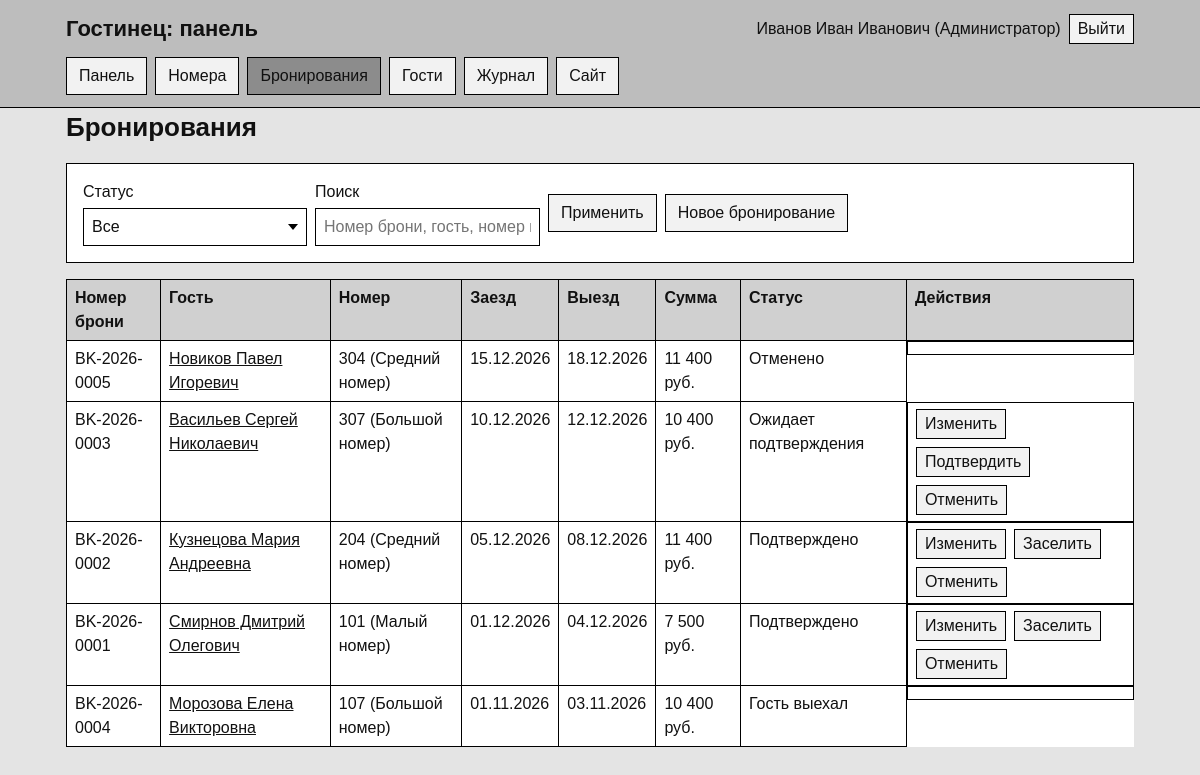
The app's page /admin/?page=bookings (signed in) with its own data.
### tables this page shows
CREATE TABLE bookings (
    id BIGINT AUTO_INCREMENT PRIMARY KEY,
    booking_number VARCHAR(30) NOT NULL UNIQUE,

    guest_id BIGINT NOT NULL,
    room_id INT DEFAULT NULL,
    category_id INT NOT NULL,

    check_in DATE NOT NULL,
    check_out DATE NOT NULL,

    price_per_night DECIMAL(10,2) NOT NULL,
    total_price DECIMAL(10,2) NOT NULL,

    status_code VARCHAR(30) NOT NULL,

    created_by INT DEFAULT NULL,
    created_at TIMESTAMP DEFAULT CURRENT_TIMESTAMP,
updated_at TIMESTAMP DEFAULT CURRENT_TIMESTAMP
        ON UPDATE CURRENT_TIMESTAMP,

    CONSTRAINT fk_bookings_guest
        FOREIGN KEY (guest_id)
        REFERENCES guests(id)
        ON DELETE RESTRICT,

    CONSTRAINT fk_bookings_room
        FOREIGN KEY (room_id)
        REFERENCES rooms(id)
        ON DELETE RESTRICT,

    CONSTRAINT fk_bookings_category
        FOREIGN KEY (category_id)
        REFERENCES room_categories(id)
        ON DELETE RESTRICT,

    CONSTRAINT fk_bookings_status
        FOREIGN KEY (status_code)
        REFERENCES booking_statuses(code)
        ON DELETE RESTRICT,

    CONSTRAINT fk_bookings_user
        FOREIGN KEY (created_by)
        REFERENCES users(id)
        ON DELETE SET NULL,

    CONSTRAINT chk_booking_dates
        CHECK (check_out > check_in),

    CONSTRAINT chk_booking_prices
        CHECK (
            price_per_night > 0
            AND total_price >= 0
        ),

    INDEX idx_bookings_guest (guest_id),
    INDEX idx_bookings_room (room_id),
    INDEX idx_bookings_dates (check_in, check_out),
    INDEX idx_bookings_status (status_code)
);

CREATE TABLE guests (
    id BIGINT AUTO_INCREMENT PRIMARY KEY,
    full_name VARCHAR(150) NOT NULL,
    phone VARCHAR(30) NOT NULL,
    email VARCHAR(150),
    created_at TIMESTAMP DEFAULT CURRENT_TIMESTAMP,

    INDEX idx_guests_name (full_name),
    INDEX idx_guests_phone (phone)
);

CREATE TABLE rooms (
    id INT AUTO_INCREMENT PRIMARY KEY,
    room_number VARCHAR(10) NOT NULL UNIQUE,
    floor_id INT NOT NULL,
    category_id INT NOT NULL,
    status_code VARCHAR(30) NOT NULL,
    description TEXT,

    CONSTRAINT fk_rooms_floor
        FOREIGN KEY (floor_id)
        REFERENCES floors(id)
        ON DELETE RESTRICT,

    CONSTRAINT fk_rooms_category
        FOREIGN KEY (category_id)
        REFERENCES room_categories(id)
        ON DELETE RESTRICT,

    CONSTRAINT fk_rooms_status
        FOREIGN KEY (status_code)
        REFERENCES room_statuses(code)
        ON DELETE RESTRICT,

    INDEX idx_rooms_floor (floor_id),
    INDEX idx_rooms_category (category_id),
    INDEX idx_rooms_status (status_code)
);

CREATE TABLE room_categories (
    id INT AUTO_INCREMENT PRIMARY KEY,
    code VARCHAR(20) NOT NULL UNIQUE,
    name VARCHAR(100) NOT NULL,
    description TEXT,
    capacity TINYINT NOT NULL,
    CONSTRAINT chk_capacity CHECK (capacity > 0)
);

CREATE TABLE booking_statuses (
    code VARCHAR(30) PRIMARY KEY,
    name VARCHAR(100) NOT NULL
);

### app/Helpers/View.php (called while the page is built, shortened)
<?php
class View
{
    public static function render(string $view, array $data = [], string $layout = 'public'): void
    {
        extract($data);
        require BASE_PATH . '/views/' . $view . '.php';
    }
}

### app/Controllers/Controller.php (called while the page is built, shortened)
<?php
abstract class Controller
{
    protected array $user;
    public function __construct(array $user = [])
    {
        $this->user = $user;
    }
    protected function view(string $name, array $data = [], string $layout = 'admin'): void
    {
        View::render($name, $data + ['user' => $this->user], $layout);
    }
}

### app/Controllers/BookingController.php (called while the page is built, shortened)
<?php
class BookingController extends Controller
{
    public function index(): void
    {
        $statuses = Booking::statuses();
        $selected = query('status');
        if (!in_array($selected, array_column($statuses, 'code'), true)) {
            $selected = '';
        }
        $this->view('admin/bookings', [
            'title' => 'Бронирования',
            'bookings' => Booking::search($selected),
            'statuses' => $statuses,
            'selected' => $selected,
        ]);
    }
}

### public/admin/index.php (called while the page is built, shortened)
<?php
$user = AuthMiddleware::user();
$staff = ['administrator', 'manager'];
$manager = ['manager'];
$routes = [
    'dashboard' => ['DashboardController', 'index', []],
    'rooms' => ['RoomController', 'index', []],
    'room_status' => ['RoomController', 'status', []],
    'bookings' => ['BookingController', 'index', $staff],
    'booking_new' => ['BookingController', 'create', $staff],
    'booking_edit' => ['BookingController', 'edit', $staff],
    'booking_action' => ['BookingController', 'action', $staff],
    'guests' => ['GuestController', 'index', $staff],
    'guest' => ['GuestController', 'show', $staff],
    'tariffs' => ['TariffController', 'index', $manager],
    'tariff_update' => ['TariffController', 'update', $manager],
    'employees' => ['EmployeeController', 'index', $manager],
    'employee_toggle' => ['EmployeeController', 'toggle', $manager],
    'audit' => ['AuditController', 'index', $staff],
];
$page = query('page') ?: 'dashboard';
[$class, $method, $roles] = $routes[$page];
(new $class($user))->$method();

### app/Helpers/BDHelper.php (called while the page is built, shortened)
<?php
class BDHelper
{
    private static ?PDO $connection = null;
    public static function getConnection(): PDO
    {
        if (self::$connection === null) {
            $config = require BASE_PATH . '/config/database.php';
            $dsn = "mysql:host={$config['host']};port={$config['port']};dbname={$config['name']};charset=utf8mb4";
            self::$connection = new PDO($dsn, $config['user'], $config['pass'], [
                PDO::ATTR_ERRMODE => PDO::ERRMODE_EXCEPTION,
                PDO::ATTR_DEFAULT_FETCH_MODE => PDO::FETCH_ASSOC,
                PDO::ATTR_EMULATE_PREPARES => false,
            ]);
        }
        return self::$connection;
    }
    public static function run(string $sql, array $params = []): PDOStatement
    {
        $statement = self::getConnection()->prepare($sql);
        $statement->execute($params);
        return $statement;
    }
    public static function all(string $sql, array $params = []): array
    {
        return self::run($sql, $params)->fetchAll();
    }
}

### app/Models/Booking.php (called while the page is built, shortened)
<?php
class Booking
{
    public static function search(string $status): array
    {
        return BDHelper::all(self::SELECT . ' ORDER BY b.check_in DESC, b.id DESC');
    }
}

### views/admin/bookings.php (the view, shortened to what this page needs)
<h1>Бронирования</h1>
<section class="panel">
    <form method="get" action="/admin/" class="toolbar">
        <label>Статус
            <select name="status">
                <option value="">Все</option>
            </select>
        </label>
        <label>Поиск
            <input type="text" data-filter="bookings-table" placeholder="Номер брони, гость, номер комнаты">
        </label>
        <button type="submit">Применить</button>
        <a class="button" href="/admin/?page=booking_new">Новое бронирование</a>
    </form>
</section>
<div class="table-wrap">
    <table id="bookings-table">
        <tr>
            <th>Номер брони</th><th>Гость</th><th>Номер</th><th>Заезд</th><th>Выезд</th>
            <th>Сумма</th><th>Статус</th><th>Действия</th>
        </tr>
        <?php foreach ($bookings as $booking): ?>
            <?php $fields = ['id' => $booking['id']]; $url = '/admin/?page=booking_action'; ?>
            <tr>
                <td><?= e($booking['booking_number']) ?></td>
                <td><a href="/admin/?page=guest&amp;id=<?= e($booking['guest_id']) ?>"><?= e($booking['guest_name']) ?></a></td>
                <td><?= e($booking['room_number'] ?? 'не назначен') ?> (<?= e($booking['category_name']) ?>)</td>
                <td><?= e(date_ru($booking['check_in'])) ?></td>
                <td><?= e(date_ru($booking['check_out'])) ?></td>
                <td><?= e(money($booking['total_price'])) ?></td>
                <td><?= e($booking['status_name']) ?></td>
                <td class="actions">
                    <?php if (in_array($booking['status_code'], ['pending', 'confirmed'], true)): ?>
                        <a class="button" href="/admin/?page=booking_edit&amp;id=<?= e($booking['id']) ?>">Изменить</a>
                    <?php endif; ?>
                    <?php if ($booking['status_code'] === 'pending'): ?>
                        <?= action_form($url, $fields + ['action' => 'confirm'], 'Подтвердить') ?>
                    <?php endif; ?>
                    <?php if ($booking['status_code'] === 'confirmed'): ?>
                        <?= action_form($url, $fields + ['action' => 'checkin'], 'Заселить') ?>
                    <?php endif; ?>
                    <?php if (in_array($booking['status_code'], ['pending', 'confirmed'], true)): ?>
                        <?= action_form($url, $fields + ['action' => 'cancel'], 'Отменить', 'Отменить бронирование?') ?>
                    <?php endif; ?>
                </td>
            </tr>
        <?php endforeach; ?>
    </table>
</div>

### app/Helpers/functions.php (shortened to what this page needs)
<?php
function e($value): string
{
    return htmlspecialchars((string) $value, ENT_QUOTES, 'UTF-8');
}
function money($value): string
{
    return number_format((float) $value, 0, ',', ' ') . ' руб.';
}
function date_ru(?string $date): string
{
    return $date ? date('d.m.Y', strtotime($date)) : '—';
}
function csrf_field(): string
{
    return '<input type="hidden" name="csrf" value="' . e($_SESSION['csrf']) . '">';
}
function action_form(string $url, array $fields, string $label, string $confirm = ''): string
{
    $html = '<form method="post" action="' . e($url) . '" class="inline"';
    if ($confirm !== '') {
        $html .= ' data-confirm="' . e($confirm) . '"';
    }
    $html .= '>' . csrf_field();
    foreach ($fields as $name => $value) {
        $html .= '<input type="hidden" name="' . e($name) . '" value="' . e($value) . '">';
    }
    return $html . '<button type="submit">' . e($label) . '</button></form>';
}

### public/assets/css/style.css (style rules this page uses)
* { box-sizing: border-box; border-radius: 0; }
body { margin: 0; font-family: Arial, Helvetica, sans-serif; font-size: 16px; line-height: 1.5; color: #111; background: #e4e4e4; }
a { color: #111; }
h1 { margin: 0 0 16px; font-size: 26px; }
nav, .user-box, .toolbar, .tabs, .actions { display: flex; flex-wrap: wrap; align-items: center; gap: 8px; }
nav a, .button, button { display: inline-block; padding: 6px 12px; background: #f2f2f2; border: 1px solid #000; color: #111; font: inherit; text-decoration: none; cursor: pointer; appearance: none; }
.panel { margin-bottom: 16px; padding: 16px; background: #fff; border: 1px solid #000; }
.table-wrap { margin-bottom: 16px; overflow-x: auto; }
table { width: 100%; border-collapse: collapse; background: #fff; }
th, td { padding: 6px 8px; border: 1px solid #000; text-align: left; vertical-align: top; }
th { background: #d0d0d0; }
label { display: block; margin-bottom: 12px; }
input, select { display: block; width: 100%; margin-top: 4px; padding: 6px 8px; background: #fff; border: 1px solid #000; color: #111; font: inherit; appearance: none; }
select { padding-right: 28px; background-repeat: no-repeat; background-position: right 8px center; }
.toolbar label { margin-bottom: 0; }
.toolbar input, .toolbar select { width: auto; min-width: 200px; }
form.inline { display: inline-block; margin: 0; }
form.inline button, .actions .button { padding: 2px 8px; }

### records on screen
bookings: booking_number "BK-2026-0005", guest.full_name "Новиков Павел Игоревич", room.room_number "304", category.name "Средний номер", check_in "15.12.2026", check_out "18.12.2026", total_price "11 400 руб.", status_code.name "Отменено"
bookings: booking_number "BK-2026-0003", guest.full_name "Васильев Сергей Николаевич", room.room_number "307", category.name "Большой номер", check_in "10.12.2026", check_out "12.12.2026", total_price "10 400 руб.", status_code.name "Ожидает подтверждения", label "Подтвердить Отменить"
bookings: booking_number "BK-2026-0002", guest.full_name "Кузнецова Мария Андреевна", room.room_number "204", category.name "Средний номер", check_in "05.12.2026", check_out "08.12.2026", total_price "11 400 руб.", status_code.name "Подтверждено", label "Заселить Отменить"
bookings: booking_number "BK-2026-0001", guest.full_name "Смирнов Дмитрий Олегович", room.room_number "101", category.name "Малый номер", check_in "01.12.2026", check_out "04.12.2026", total_price "7 500 руб.", status_code.name "Подтверждено", label "Заселить Отменить"
bookings: booking_number "BK-2026-0004", guest.full_name "Морозова Елена Викторовна", room.room_number "107", category.name "Большой номер", check_in "01.11.2026", check_out "03.11.2026", total_price "10 400 руб.", status_code.name "Гость выехал"

### other values on screen
$user['name'] "Иванов Иван Иванович"
role_name($role) "Администратор"
$label "Панель"
$label "Номера"
$label "Бронирования"
$label "Гости"
$label "Журнал"
